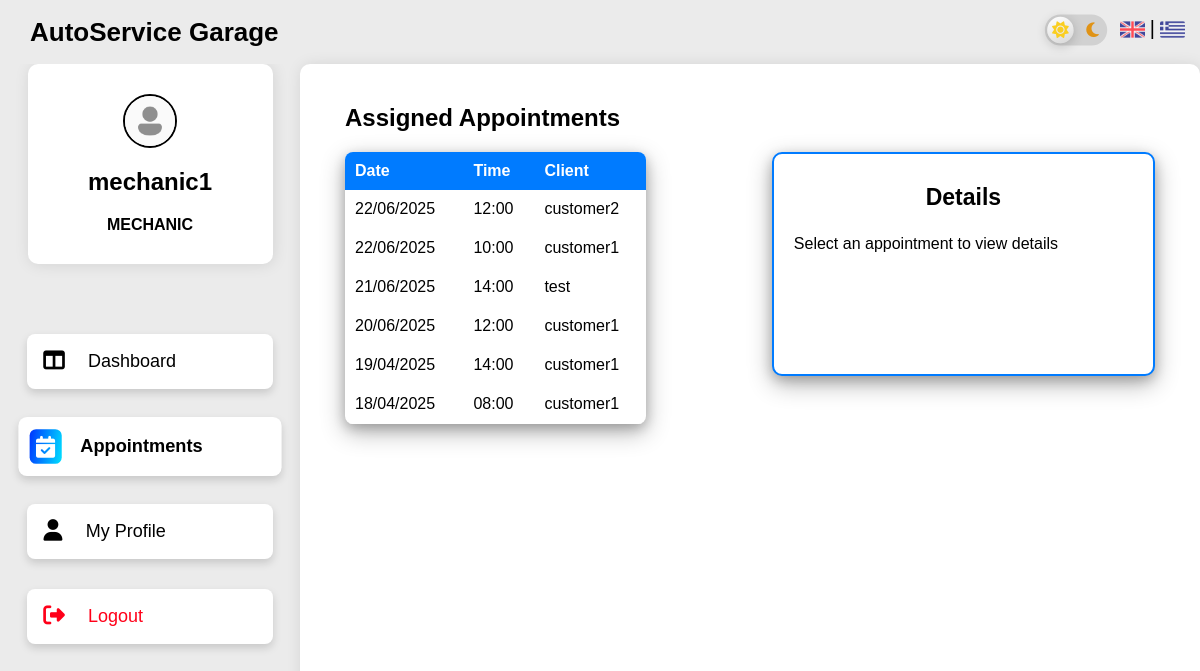
Screenshot of /assigned_appointments.php (signed in) with the database file from the repository.
### tables this page shows
CREATE TABLE `appointments` (
  `id` int(11) NOT NULL,
  `appointment_date` date NOT NULL,
  `appointment_time` time NOT NULL,
  `reason` enum('repair','service') NOT NULL,
  `problem_description` text DEFAULT NULL,
  `created_at` datetime DEFAULT current_timestamp(),
  `status` enum('CREATED','IN_PROGRESS','COMPLETED','CANCELLED') DEFAULT 'CREATED',
  `cost` decimal(10,2) DEFAULT 0.00,
  `car_id` int(11) NOT NULL,
  `customer_id` int(11) NOT NULL,
  `mechanic_id` int(11) DEFAULT NULL
);

CREATE TABLE `users` (
  `id` int(11) NOT NULL,
  `username` varchar(50) NOT NULL,
  `email` varchar(100) NOT NULL,
  `password` varchar(255) NOT NULL,
  `role` enum('customer','mechanic','secretary') NOT NULL,
  `full_name` varchar(100) NOT NULL,
  `id_number` varchar(20) NOT NULL,
  `is_active` tinyint(1) DEFAULT 0
);

### langs.php (called while the page is built, shortened)
<?php
if (isset($_SESSION['lang']) && in_array($_SESSION['lang'], ['el', 'en'])) {
    $lang = $_SESSION['lang'];
    $lang_file = __DIR__ . "/lang/$lang.php";
    if (file_exists($lang_file)) {
        $trans = require $lang_file;
    } else {
        $trans = [];
    }
} else {
    $trans = [];
}

### assigned_appointments.php (the view, shortened to what this page needs)
<?php
include 'includes/dash_header.php';
?>
<div class="layout-container">
  <?php include 'includes/dash_sidebar.php';
  include 'includes/mobile_bar.php';
    $mechanic_id = $_SESSION['user_id'];
    $stmt = $pdo->prepare("
        SELECT a.*, c.serial_number, u.full_name AS customer
        FROM appointments a
        JOIN cars c ON a.car_id = c.id
        JOIN users u ON c.customer_id = u.id
        WHERE a.mechanic_id = ?
        ORDER BY a.appointment_date DESC, a.appointment_time DESC
        LIMIT 8
    ");
    $stmt->execute([$mechanic_id]);
    $appointments = $stmt->fetchAll(PDO::FETCH_ASSOC);
  ?>
  <div class="content-area">
    <h2 class="form-title"><?= $trans['assigned_appointments'] ?? 'Assigned Appointments' ?></h2>
    <div class="row-container">
      <div class="column-container">
        <?php if (empty($appointments)) : ?>
          <p><?= $trans['no_appointments'] ?? "You don't have any appointments yet." ?></p>
        <?php else : ?>
          <table class="table">
            <thead>
              <tr>
                <th><?= $trans['date'] ?? 'Date' ?></th>
                <th><?= $trans['time'] ?? 'Time' ?></th>
                <th><?= $trans['client'] ?? 'Client' ?></th>
              </tr>
            </thead>
            <tbody>
              <?php foreach ($appointments as $a) : ?>
                <tr class="row-clickable" data-id="<?= $a['id'] ?>">
                  <td><?= date("d/m/Y", strtotime($a['appointment_date'])) ?></td>
                  <td><?= date("H:i", strtotime($a['appointment_time'])) ?></td>
                  <td><?= htmlspecialchars($a['customer']) ?></td>
                </tr>
              <?php endforeach; ?>
            </tbody>
          </table>
        <?php endif; ?>
      </div>
      <div class="details-panel" id="detailsPanel">
        <h3><?= $trans['details'] ?? 'Details' ?></h3>
        <p><?= $trans['select_appointment'] ?? 'Select an appointment to view details' ?></p>
      </div>
    </div>
  </div>
</body>
</html>

### css/dashboard.css (style rules this page uses)
html { scroll-behavior: smooth; }
:root { --bg: #ebebeb; --text: #000000; --hover-text: #ffffff; --box: #ffffff; --accent: #007bff; --button-text: white; --hover: #e9e9e9; }
body { font-family: Arial, sans-serif; background-color: var(--bg); color: var(--text); padding: 0; margin: 0; }
.layout-container { display: flex; flex-direction: row; }
.content-area { position: absolute; padding: 20px 45px; border-radius: 10px; background-color:var(--box); box-shadow: 1px 1px 15px rgba(0, 0, 0, 0.1); overflow-x: hidden; right: 0; left: 300px; top: 8vh; bottom: 0; display: flex; flex-direction: column; gap: 20px; transition: all 0.4s ease; }
.row-container { display: flex; flex-direction: row; width: 100%; padding: 0; margin: 0; gap: 50px; }
.column-container { flex: 2 1 50%; display: flex; flex-direction: column; gap: 15px; }
.table { margin-top: 0; border-spacing: 0; min-width: 80%; width: fit-content; height: fit-content; background: var(--box); box-shadow: 0 4px 12px rgba(0, 0, 0, 0.2), 0 8px 24px rgba(0, 0, 0, 0.3), inset 0 2px 4px rgba(255, 255, 255, 0.2); border-radius: 8px; overflow: hidden; transition: all 0.4s ease; }
table thead { background: var(--accent); }
table th { color: #ffffff; padding: 10px; text-align: left; }
table td { padding: 10px; text-align: left; border-bottom: 1px solid var(--box); }
.row-clickable { cursor: pointer; transition: background-color 0.2s ease; }
.details-panel { width: 45%; padding: 20px; background-color: var(--box); box-shadow: 0 4px 12px rgba(0, 0, 0, 0.2), 0 8px 24px rgba(0, 0, 0, 0.3), inset 0 2px 4px rgba(255, 255, 255, 0.2); border: var(--accent) solid 2px; border-radius: 10px; min-height: 180px; height: fit-content; transition: all 0.3s ease; }
.details-panel h3 { font-size: 23px; margin-top: 10px; text-align: center; }
.details-panel p { line-height: 1.2; margin-bottom: 10px; }
.form-title { font-size: 24px; font-weight: 600; margin-bottom: 0; }

### rows the page displays
appointments: appointment_date "22/06/2025", appointment_time "12:00", users.full_name "customer2"
appointments: appointment_date "22/06/2025", appointment_time "10:00", users.full_name "customer1"
appointments: appointment_date "21/06/2025", appointment_time "14:00", users.full_name "test"
appointments: appointment_date "20/06/2025", appointment_time "12:00", users.full_name "customer1"
appointments: appointment_date "19/04/2025", appointment_time "14:00", users.full_name "customer1"
appointments: appointment_date "18/04/2025", appointment_time "08:00", users.full_name "customer1"

### other values shown
$hname "mechanic1"
$hrole "MECHANIC"
$trans['dashboard'] "Dashboard"
$trans['appointments'] "Appointments"
$trans['my_profile'] "My Profile"
$trans['logout'] "Logout"
$trans['assigned_appointments'] "Assigned Appointments"
$trans['date'] "Date"
$trans['time'] "Time"
$trans['client'] "Client"
$trans['details'] "Details"
$trans['select_appointment'] "Select an appointment to view details"
